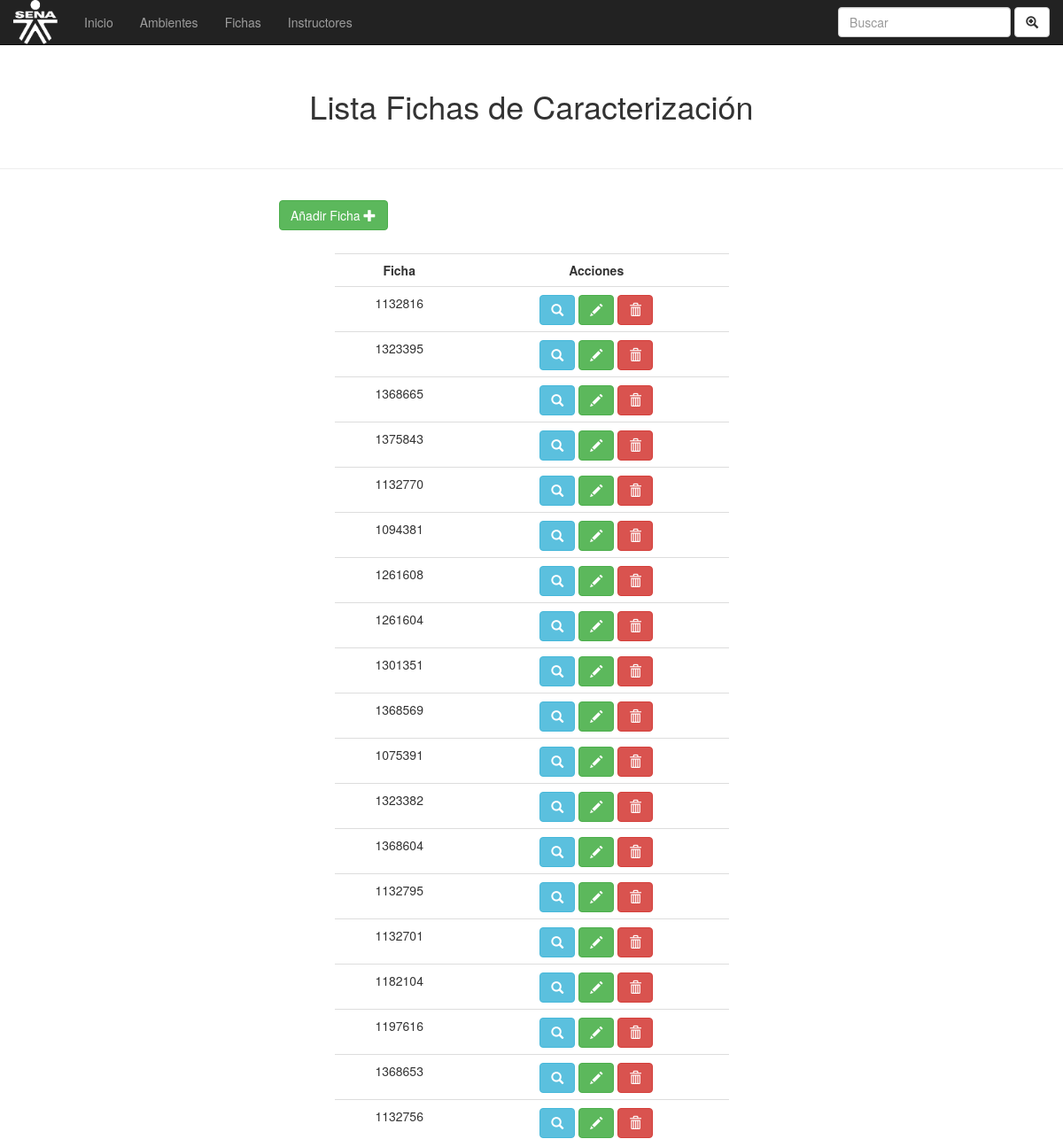
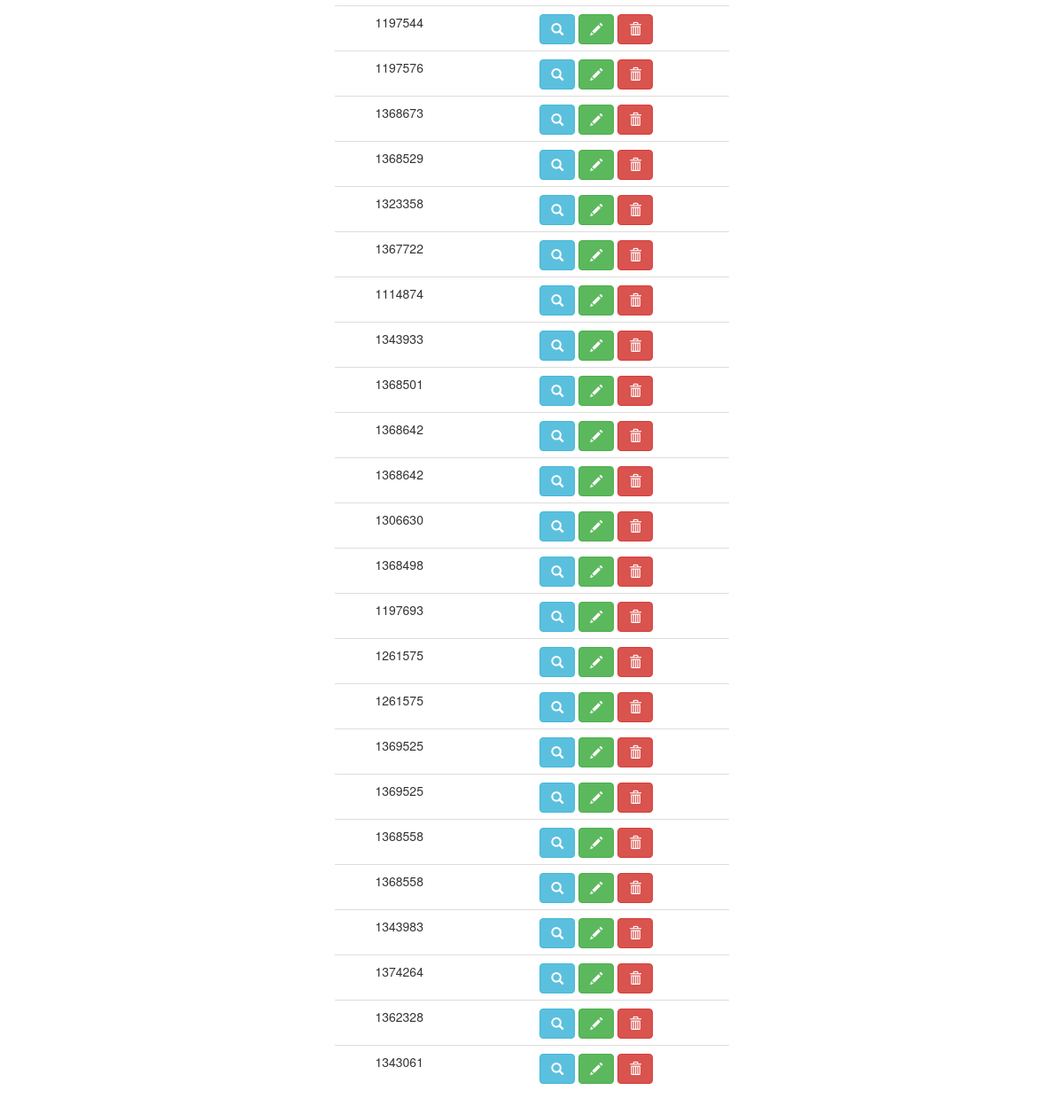
The page /fichas/index_ficha.php on the database its author committed (2 pictures, top to bottom).
### tables this page shows
CREATE TABLE `fichas` (
  `id` int(11) NOT NULL,
  `ficha` int(100) NOT NULL,
  `nombre` varchar(100) NOT NULL,
  `especialidad` varchar(100) NOT NULL,
  `instructor` varchar(100) NOT NULL,
  `fecha_inicio` date NOT NULL,
  `fecha_lectiva` date NOT NULL,
  `fecha_final` date NOT NULL,
  `horario` text NOT NULL
);

### fichas/index_ficha.php (the view, shortened to what this page needs)
<!DOCTYPE html>
<html lang="en">
<head>
	<link rel="stylesheet" href="css/bootstrap.min.css">
	<link rel="stylesheet" href="css/custom.css">
	<link rel="stylesheet" href="css/index.css">
</head>
<body>
	<nav class="navbar navbar-inverse navbar-fixed-top">
		  <div class="container-fluid">
		    <div class="navbar-header">
		     <a class="navbar-brand" href="#"><img  src="imgs/sena.png" class="img-rounded" width="100" height="100"></a>
		    </div>
		    <ul class="nav navbar-nav ">
		      <li><a href="../index.php">Inicio</a></li>
		      <li><a href="../ambientes/ambientes.php">Ambientes</a></li>
		      <li><a href="#">Fichas</a></li>
		      <li><a href="../instructores/gestionarIns.php">Instructores</a></li>
		    </ul>
		    <form method="POST" class="navbar-form navbar-right">
		      <div class="form-group">
		        <input type="text" name="navb" class="form-control" placeholder="Buscar">
		      </div>
		      <button type="submit" class="btn btn-default"><i class="glyphicon glyphicon-zoom-in"></i></button>
		    </form>
		  </div>
		</nav>
	<div class="container-fluid mov">
		<div class="row">
		<br>
		<h1 class="text-center">Lista Fichas de Caracterización</h1>
		<br>
			<hr>
			<div class="col-md-6 col-md-offset-3">
				<div class="panel-body">
					<div class="row">
						<a href="anadir_ficha.php" class="btn btn-success pull-left">Añadir Ficha <i class="glyphicon glyphicon-plus"></i></a><br><br>
						<div class="col-md-10 col-md-offset-1">
							<table class=" table table-hover">
							<br>
								<tr>
									<td class="text-center"><strong>Ficha</strong></td>
									<td class="text-center"><strong>Acciones</strong></td>
								</tr>
								<?php
									if (!empty($nav)) {
										$nav=$_POST['navb'];
									$conexion = mysqli_connect('localhost', 'root', '', 'programacion_trimestral');
									$insertar = mysqli_query($conexion, "SELECT * FROM fichas where ficha='$nav'");
									}else{
										$conexion = mysqli_connect('localhost', 'root', '', 'programacion_trimestral');
									    $insertar = mysqli_query($conexion, "SELECT * FROM fichas");
									}
									while ($row = mysqli_fetch_array($insertar)) {
										echo "
											<tr>
												<td class='text-center'>".$row['ficha']."</td>
												<td class='text-center'>
													<a class='btn btn-info glyphicon glyphicon-search' data-toggle='tooltip' title='Consultar' href='consultar_ficha.php?id=".$row['id']."'></a>
													<a class='btn btn-success glyphicon glyphicon-pencil' data-toggle='tooltip' title='Modificar' href='editar_ficha.php?id=".$row['id']."'></a>
													<a class ='btn btn-danger glyphicon glyphicon-trash' data-toggle='tooltip' title='Eliminar' href='eliminar_ficha.php?id=".$row['id']."'></a>
												</td>
											</tr>";
									}
								 ?>
							</table>
						</div>
					</div>
				</div>
			</div>
		</div>
	</div>
</body>
</html>

### fichas/css/custom.css (style rules this page uses)
body { background-color: white; }

### fichas/css/index.css (style rules this page uses)
img { height: 50px; width: 50px; top: -15px; position: relative; }
div.mov { margin-top: 60px; }

### rows shown on the page
fichas: ficha "1132816"
fichas: ficha "1323395"
fichas: ficha "1368665"
fichas: ficha "1375843"
fichas: ficha "1132770"
fichas: ficha "1094381"
fichas: ficha "1261608"
fichas: ficha "1261604"
fichas: ficha "1301351"
fichas: ficha "1368569"
fichas: ficha "1075391"
fichas: ficha "1323382"
fichas: ficha "1368604"
fichas: ficha "1132795"
fichas: ficha "1132701"
fichas: ficha "1182104"
fichas: ficha "1197616"
fichas: ficha "1368653"
fichas: ficha "1132756"
fichas: ficha "1197544"
fichas: ficha "1197576"
fichas: ficha "1368673"
fichas: ficha "1368529"
fichas: ficha "1323358"
fichas: ficha "1367722"
fichas: ficha "1114874"
fichas: ficha "1343933"
fichas: ficha "1368501"
fichas: ficha "1368642"
fichas: ficha "1368642"
fichas: ficha "1306630"
fichas: ficha "1368498"
fichas: ficha "1197693"
fichas: ficha "1261575"
fichas: ficha "1261575"
fichas: ficha "1369525"
fichas: ficha "1369525"
fichas: ficha "1368558"
fichas: ficha "1368558"
fichas: ficha "1343983"
fichas: ficha "1374264"
fichas: ficha "1362328"
fichas: ficha "1343061"
